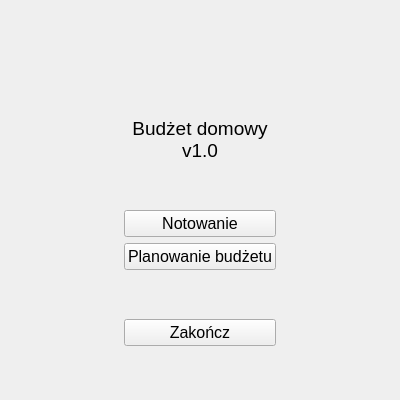
<?xml version="1.0" encoding="UTF-8"?>
<ui version="4.0">
 <class>MainMenu</class>
 <widget class="QWidget" name="MainMenu">
  <property name="geometry">
   <rect>
    <x>0</x>
    <y>0</y>
    <width>400</width>
    <height>400</height>
   </rect>
  </property>
  <property name="sizePolicy">
   <sizepolicy hsizetype="Expanding" vsizetype="Expanding">
    <horstretch>0</horstretch>
    <verstretch>0</verstretch>
   </sizepolicy>
  </property>
  <property name="windowTitle">
   <string>Form</string>
  </property>
  <layout class="QHBoxLayout" name="horizontalLayout">
   <item>
    <spacer name="horizontalSpacer">
     <property name="orientation">
      <enum>Qt::Horizontal</enum>
     </property>
     <property name="sizeHint" stdset="0">
      <size>
       <width>40</width>
       <height>20</height>
      </size>
     </property>
    </spacer>
   </item>
   <item>
    <layout class="QVBoxLayout" name="verticalLayout">
     <item>
      <spacer name="verticalSpacer_4">
       <property name="orientation">
        <enum>Qt::Vertical</enum>
       </property>
       <property name="sizeHint" stdset="0">
        <size>
         <width>20</width>
         <height>40</height>
        </size>
       </property>
      </spacer>
     </item>
     <item>
      <widget class="QLabel" name="label_logo">
       <property name="maximumSize">
        <size>
         <width>128</width>
         <height>128</height>
        </size>
       </property>
       <property name="text">
        <string/>
       </property>
       <property name="pixmap">
        <pixmap resource="images.qrc">:/images/dollar-symbol.png</pixmap>
       </property>
       <property name="scaledContents">
        <bool>true</bool>
       </property>
       <property name="alignment">
        <set>Qt::AlignCenter</set>
       </property>
      </widget>
     </item>
     <item>
      <spacer name="verticalSpacer_5">
       <property name="orientation">
        <enum>Qt::Vertical</enum>
       </property>
       <property name="sizeHint" stdset="0">
        <size>
         <width>20</width>
         <height>40</height>
        </size>
       </property>
      </spacer>
     </item>
     <item>
      <widget class="QLabel" name="label_title">
       <property name="font">
        <font>
         <pointsize>14</pointsize>
        </font>
       </property>
       <property name="text">
        <string>Budżet domowy
v1.0</string>
       </property>
       <property name="alignment">
        <set>Qt::AlignCenter</set>
       </property>
      </widget>
     </item>
     <item>
      <spacer name="verticalSpacer_3">
       <property name="orientation">
        <enum>Qt::Vertical</enum>
       </property>
       <property name="sizeHint" stdset="0">
        <size>
         <width>20</width>
         <height>40</height>
        </size>
       </property>
      </spacer>
     </item>
     <item>
      <widget class="QPushButton" name="pushButton_noteIncomesAndExpenses">
       <property name="font">
        <font>
         <pointsize>12</pointsize>
        </font>
       </property>
       <property name="text">
        <string>Notowanie</string>
       </property>
      </widget>
     </item>
     <item>
      <widget class="QPushButton" name="pushButton_budgetPlane">
       <property name="font">
        <font>
         <pointsize>12</pointsize>
        </font>
       </property>
       <property name="text">
        <string>Planowanie budżetu</string>
       </property>
      </widget>
     </item>
     <item>
      <spacer name="verticalSpacer">
       <property name="orientation">
        <enum>Qt::Vertical</enum>
       </property>
       <property name="sizeHint" stdset="0">
        <size>
         <width>20</width>
         <height>40</height>
        </size>
       </property>
      </spacer>
     </item>
     <item>
      <widget class="QPushButton" name="pushButton_Quit">
       <property name="font">
        <font>
         <pointsize>12</pointsize>
        </font>
       </property>
       <property name="text">
        <string>Zakończ</string>
       </property>
      </widget>
     </item>
     <item>
      <spacer name="verticalSpacer_2">
       <property name="orientation">
        <enum>Qt::Vertical</enum>
       </property>
       <property name="sizeHint" stdset="0">
        <size>
         <width>20</width>
         <height>40</height>
        </size>
       </property>
      </spacer>
     </item>
    </layout>
   </item>
   <item>
    <spacer name="horizontalSpacer_2">
     <property name="orientation">
      <enum>Qt::Horizontal</enum>
     </property>
     <property name="sizeHint" stdset="0">
      <size>
       <width>40</width>
       <height>20</height>
      </size>
     </property>
    </spacer>
   </item>
  </layout>
 </widget>
 <resources>
  <include location="images.qrc"/>
 </resources>
 <connections/>
</ui>
